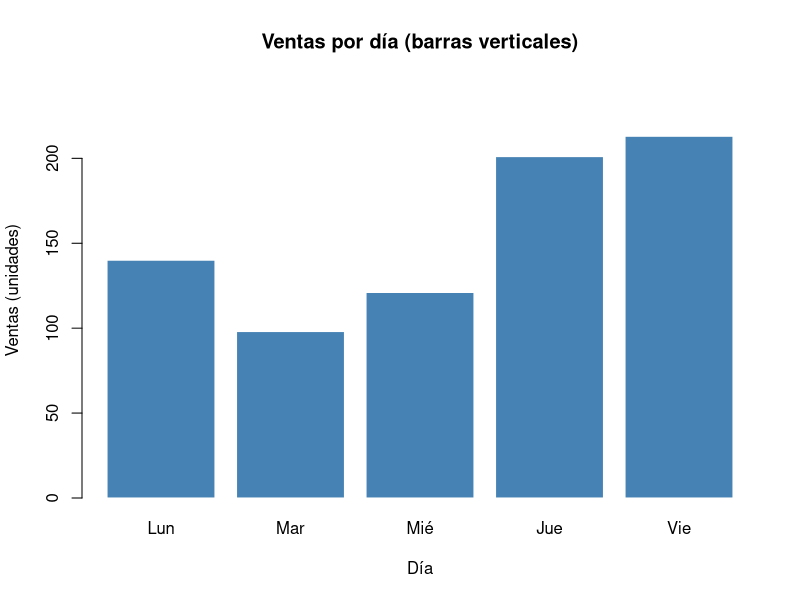
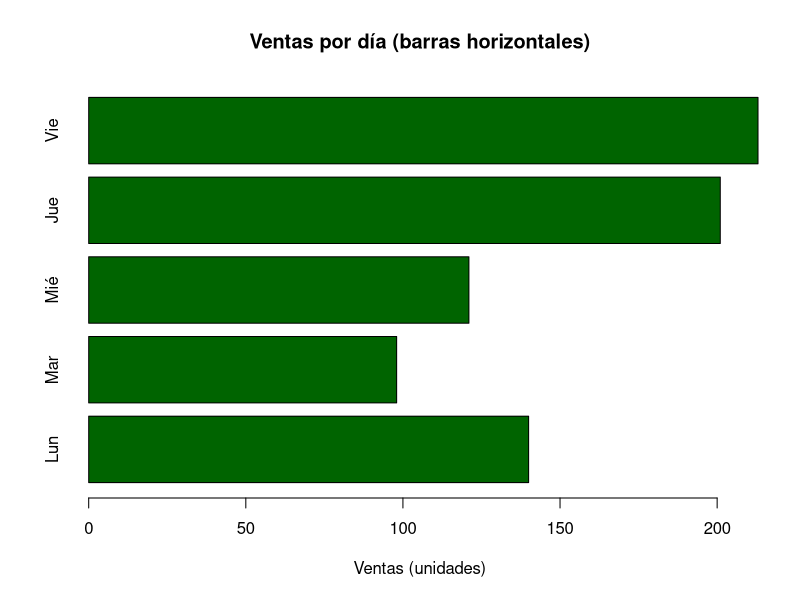

The R script that drew these images, in order: (Note: this script raises an error after producing the figures.)
# =====================================================================
# 02) GRÁFICO DE BARRAS
# =====================================================================
# El gráfico de barras compara CATÉGORÍAS (valores discretos).
# Existen dos formas de hacerlo en R:
#   A) barplot(height)  : requiere un vector numérico de frecuencias
#   B) plot(factor)    : aproxima barras, pero barplot() es lo recomendado
#
# Parámetros de barplot():
#   height      : vectores de frecuencias (o una matriz para barras apiladas/grupadas)
#   names.arg   : etiquetas debajo de cada barra
#   col         : color de las barras
#   main, xlab, ylab : títulos y etiquetas
#   horiz       : TRUE para barras horizontales
# =====================================================================

# 1) Ejemplo: ventas de 5 días
dias  <- c("Lun", "Mar", "Mié", "Jue", "Vie")
ventas <- c(140, 98, 121, 201, 213)

# 2) Barras verticales por defecto
barplot(ventas,
        names.arg = dias,      # etiquetas debajo de cada barra
        col = "steelblue",
        main = "Ventas por día (barras verticales)",
        xlab = "Día", ylab = "Ventas (unidades)",
        ylim = c(0, max(ventas) * 1.15),   # un poco de espacio superior
        border = "white")                  # borde de las barras

# 3) Barras horizontales (útil cuando hay muchas categorías con nombres largos)
barplot(ventas,
        names.arg = dias,
        col = "darkgreen",
        main = "Ventas por día (barras horizontales)",
        xlab = "Ventas (unidades)",
        horiz = TRUE)     # <-- horizontal

# 4) Barras apiladas: height puede ser una MATRIZ
# (una matriz de 2 columnas = 2 grupos a comparar)
grupo <- c("A", "B")
semanas <- 1:5
ventas_grupo <- matrix(c(100, 120, 150, 130, 160,
                         80, 90, 110, 100, 115),
                       nrow = 5, byrow = TRUE,
                       dimnames = list(paste("Sem", semanaas), grupo))

# Otra forma más simple con dos vectores independientes:
barplot(rbind(ventas, ventas2),   # rbind junta vectores en filas
        names.arg = dias,
        col = c("skyblue", "salmon"),
        main = "Ventas de dos productos",
        ylab = "Ventas (unidades)",
        beside = TRUE)   # TRUE = barras juntas; FALSE = apiladas

# 5) Etiqueta de los valores encima de las barras (ajuste manual)
barplot(ventas,
        names.arg = dias,
        col = "orange",
        main = "Ventas (con etiquetas)",
        ylab = "Ventas (unidades)")
text(x = barplot(ventas, col = "white"),   # devuelve las posiciones x de las barras
     y = ventas, labels = ventas, pos = 3)   # pos=3 = encima
